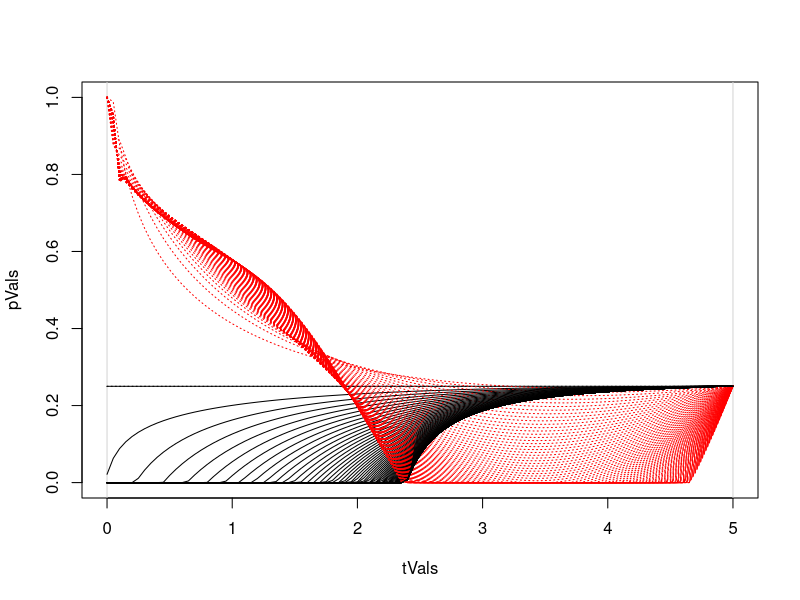
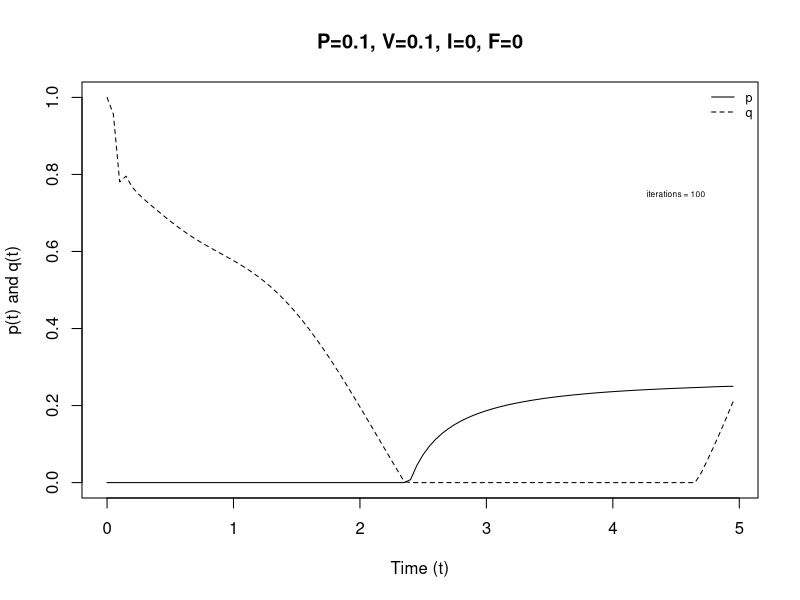

Write R code to recreate these figures, in order.
### Gregor Siegmund ###
### gs589@cornell.edu ###

# clear history
rm(list=ls(all=TRUE))

# load deSolve
library(deSolve)
library(compiler)

###########################################################
# Starting conditions for ODEs and optimizer 
###########################################################
mu = 2.5
del = 2.5
tl = mu - del
tf = mu + del
Tf = 5

# initial conditions
xA = c(P=.1,V=.1,I=0,L=0)

# time steps
nt = 101

## time steps for ODE
tVals=seq(0,5,length=nt) # evaluation points 

### Starting point: initial guess at the optimal control 
pVals = rep(.25,nt)
qVals = rep(.25,nt)

## parameters in ODE
parmsA=c();

###########################################################
# ODE for state variables x
###########################################################
## The control u(t) must be an externally defined function [uFunc(t)]
derivs = numeric(4)
forward <- function(t, y, parms, f1, f2, ...) {
  
  # P, V, I, L are the four entries in y (ODE)
  P = y[1]
  V = y[2]
  I = y[3]
  L = y[4]
  
  # control function calculated by f1 at different time points
  pt <- f1(t)
  qt <- f2(t)
  
  derivs[1] = (qt * V) * (pt * P) - (qt * V) * ((1 - pt) * P)
  derivs[2] = (qt * V) * (pt * P) + (qt * V) * ((1 - pt) * P)
  derivs[3] = (qt * V) * ((1 - pt) * P)
  derivs[4] = ((1 - qt) * V) * I
  
  return(list(derivs))
}
forward = cmpfun(forward)

###########################################################
# ODE for adjoint variables lambda
###########################################################
## The state x(t) must be an externally defined function [xFunc(t)]
derivs = numeric(4)
backward = function(t,y,parms,f1,f2, s1, s2,s3,s4) {
  
  lambda1=y[1];
  lambda2=y[2];
  lambda3=y[3];
  lambda4=y[4];
  
  pt = f1(t);
  qt = f2(t);
  
  P = s1(t);
  V = s2(t);
  I = s3(t);
  L = s4(t); 
  
  derivs[1] = -((2*V*lambda1-V*lambda3)*pt+V*lambda3+V*lambda2-V*lambda1)*qt
  derivs[2] = -((2*P*lambda1-P*lambda3)*pt-I*lambda4+P*lambda3+P*lambda2-P*lambda1)*qt-I*lambda4
  derivs[3] = V*lambda4*qt - V*lambda4
  derivs[4] = -(1/L)
  
  return(list(derivs))
}
backward = cmpfun(backward)

###########################################################
# Set season length distribution
# use this if wanting to plot distribution of season length
###########################################################
# seasonLength <- dunif(tVals,min=tl,max=tf)

# par(mfrow=c(2,1))

## uncomment to plot season length distribution
# plot(tVals,seasonLength,
#      type='n',ylim=c(0,1),
#      xlab="Time",ylab="Frequency")
# abline(v=tl,col='lightgray');abline(v=tf,col='lightgray')
# for(i in 1:length(tVals)){
#   segments(x0=tVals[i],y0=0,x1=tVals[i],y1=seasonLength[i])
# }

## uncomment to plot running update of controls
plot(tVals,pVals,type='n',ylim=c(0,1))
abline(v=tl,col='lightgray');abline(v=tf,col='lightgray')
lines(tVals,pVals,lty='solid')
lines(tVals,qVals,lty='dotted')

###########################################################
# Forward backward sweep
###########################################################
counter = 0
stop_criteria = 1

grad_p <- grad_q <-matrix(NA,nrow=nt,ncol=100)

#while(stop_criteria > 1e-5){
  for(i in 1:100){

# interpolate control functions
pFunc=approxfun(tVals,pVals,rule=2); 
qFunc=approxfun(tVals,qVals,rule=2); 

# Using current u(t) solve forward for new x(t)
out = ode(xA,tVals,forward,parms=parmsA, atol = 1e-7, f1 = pFunc, f2 = qFunc); 
new_xVals = out[,c(2:5)]; 

# interpolate state variables
P_Func = approxfun(tVals,new_xVals[,1],rule=2);
V_Func = approxfun(tVals,new_xVals[,2],rule=2);
I_Func = approxfun(tVals,new_xVals[,3],rule=2);
L_Func = approxfun(tVals,new_xVals[,4],rule=2);

# Using current u(t) and x(t), solve backwards for new lambda(t) 
out = ode(c(0,0,0,0),rev(tVals),backward,parms=parmsA ,atol = 1e-7,  f1 = pFunc, f2 = qFunc, s1=P_Func, s2=V_Func, s3=I_Func, s4=L_Func, method="euler");
new_lambdaVals = list(rev(out[,2]),rev(out[,3]), rev(out[,4]), rev(out[,5]) );

# update control using gradient, first p then q
switch_p = (new_xVals[,1]*new_xVals[,2])*(2*new_lambdaVals[[1]]-new_lambdaVals[[3]])*qFunc(tVals);
#grad_p[,i] <- switch_p
new_pVals = pVals + 0.025*switch_p;
new_pVals[new_pVals<0]=0;
new_pVals[new_pVals>1]=1;
delta_p = abs(pVals - new_pVals);
pVals = new_pVals;

switch_q = (new_xVals[,1]*new_xVals[,2])*(2*new_xVals[[1]]-new_xVals[[3]])*pFunc(tVals) - (new_xVals[,3]*new_xVals[,2])*new_lambdaVals[[4]]+(new_xVals[,1]*new_xVals[,2])*(new_lambdaVals[[3]]+new_lambdaVals[[2]]-new_lambdaVals[[1]]);
#grad_q[,i] <- switch_q
new_qVals = qVals + 0.025*switch_q;
new_qVals[new_qVals<0]=0;
new_qVals[new_qVals>1]=1;
delta_q = abs(qVals - new_qVals);
qVals = new_qVals;

# check for exiting while statement
stop_criteria = max(delta_p,delta_q);

lines(tVals,pVals,lty='solid')
lines(tVals,qVals,lty='dotted',col='red')

counter = counter + 1;
}

###########################################################
# Figures
# uncomment lines to save as pdf
###########################################################
# 
# ## Plot optimal controls
# pdf(file=paste0("~/Dropbox/optimalControlProject/figures/branched-determinate-P=",xA[1],"-V=",xA[2],",uniform(",mu-del,",",mu+del,").pdf"),width=4,height=4)
# par(mfrow=c(1,1))
plot(tVals[(1:(nt-1))],pVals[(1:(nt-1))],
     type='l',ylim=c(0,1),
     xlab="Time (t)",ylab="p(t) and q(t)",
     main=paste0("P=",xA[1],", V=",xA[2],", I=",xA[3],", F=",xA[4]))
lines(tVals[(1:(nt-1))],qVals[(1:(nt-1))],
      type='l',lty='dashed')
legend("topright",c("p","q"),lty=c('solid','dashed'),
       bty="n", inset=c(0,0),cex=0.75)
text(4.5,.75,labels=c(paste("iterations =",counter)),cex=0.5)
# dev.off()
# 
# ## Plot trajectories of state variables
# pdf(file=paste0("~/Dropbox/optimalControlProject/figures/branched-determinate-states.pdf"),width=6,height=6)
# par(mfrow=c(2,2))
# plot(tVals,new_xVals[,1],type='l',xlab="Time",ylab="Primary meristems (P)")
# plot(tVals,new_xVals[,2],type='l',xlab="Time",ylab="Vegetative biomass (V)")
# plot(tVals,new_xVals[,3],type='l',xlab="Time",ylab="Inflorescence meristems (I)")
# plot(tVals,new_xVals[,4],type='l',xlab="Time",ylab="Floral meristems (F)")
# dev.off()
# 
# ## Plot trajectories of adjoint variables
# ## NOTE: may need to ajust upper limit on ylim(c(0,x))
# pdf(file=paste0("~/Dropbox/optimalControlProject/figures/branched-determinate-adjoints.pdf"),width=6,height=6)
# par(mfrow=c(1,1))
# plot(tVals[(1:(nt-1))],new_lambdaVals[[1]][(1:(nt-1))],
#      type='l',
#      xlab="Time (t)",ylab="Adjoint variables",
#      ylim=c(0,100))
# lines(tVals[(1:(nt-1))],new_lambdaVals[[2]][(1:(nt-1))],lty='dashed',col='red')
# lines(tVals[(1:(nt-1))],new_lambdaVals[[3]][(1:(nt-1))],lty='dotted',col='orange')
# lines(tVals[(1:(nt-1))],new_lambdaVals[[4]][(1:(nt-1))],lty='dotdash',col='green')
# legend("topright",c(expression(lambda[1]),expression(lambda[2]),expression(lambda[3]),expression(lambda[4])),
#        lty=c('solid','dashed',"dotted","dotdash"), col = c("black","red","orange","green"),
#        bty="n", inset=c(0,0),cex=0.75)
# dev.off()
# 
# ## Summary figure with season distribution, controls, adjoints; uncomment all if needed 
# # pdf(file=paste0("~/Dropbox/optimalControlProject/figures/branched-determinate-P=",xA[1],"-V=",xA[2],",uniform(",mu-delta,",",mu+delta,").pdf"))
# # par(mfrow=c(2,2))
# # plot(tVals[(1:(nt-1))],seasonLength[(1:(nt-1))],
# #      type='n',ylim=c(0,1),
# #      xlab="Time",ylab="Frequency",
# #      main=paste0("P=",xA[1],", V=",xA[2]))
# # for(i in 1:length(tVals)){
# #   segments(x0=tVals[i],y0=0,x1=tVals[i],y1=seasonLength[i])
# # }
# # legend("topright",paste0("Uniform(",tl,",",tf,")"),
# #        bty='n', inset=c(0,-0.03),cex=0.75)
# # 
# # plot(tVals[(1:(nt-1))],pVals[(1:(nt-1))],
# #      type='l',ylim=c(0,1),
# #      xlab="Time (t)",ylab="u(t)")
# # lines(tVals[(1:(nt-1))],qVals[(1:(nt-1))],
# #       type='l',lty='dashed')
# # legend("topright",c(paste("iterations =",counter)),
# #        bty="n", inset=c(0,-0.03),cex=0.75)
# # 
# # plot(tVals[(1:(nt-1))],new_lambdaVals[[1]][(1:(nt-1))],
# #      type='l',
# #      xlab="Time (t)",ylab="Adjoint variables",
# #      ylim=c(0,10))
# # lines(tVals[(1:(nt-1))],new_lambdaVals[[2]][(1:(nt-1))],lty='dashed',col='red')
# # lines(tVals[(1:(nt-1))],new_lambdaVals[[3]][(1:(nt-1))],lty='dotted',col='orange')
# # lines(tVals[(1:(nt-1))],new_lambdaVals[[4]][(1:(nt-1))],lty='dotdash',col='green')
# # 
# # plot(tVals[(1:(nt-1))],new_lambdaVals[[1]][(1:(nt-1))],
# #      type='l',
# #      xlab="Time (t)",ylab="Adjoint variables",
# #      xlim=c(2.5,5),ylim=c(0,.1))
# # lines(tVals[(1:(nt-1))],new_lambdaVals[[2]][(1:(nt-1))],lty='dashed',col='red')
# # lines(tVals[(1:(nt-1))],new_lambdaVals[[3]][(1:(nt-1))],lty='dotted',col='orange')
# # lines(tVals[(1:(nt-1))],new_lambdaVals[[4]][(1:(nt-1))],lty='dotdash',col='green')
# # 
# # legend("topright",
# #        c(expression(lambda[1]),expression(lambda[2]),expression(lambda[3]),expression(lambda[4])),
# #        lty=c("solid","dashed","dotted","dotdash"),col=c("black","red","orange","green"),
# #        bty="n", inset=c(0,0))
# # dev.off()
